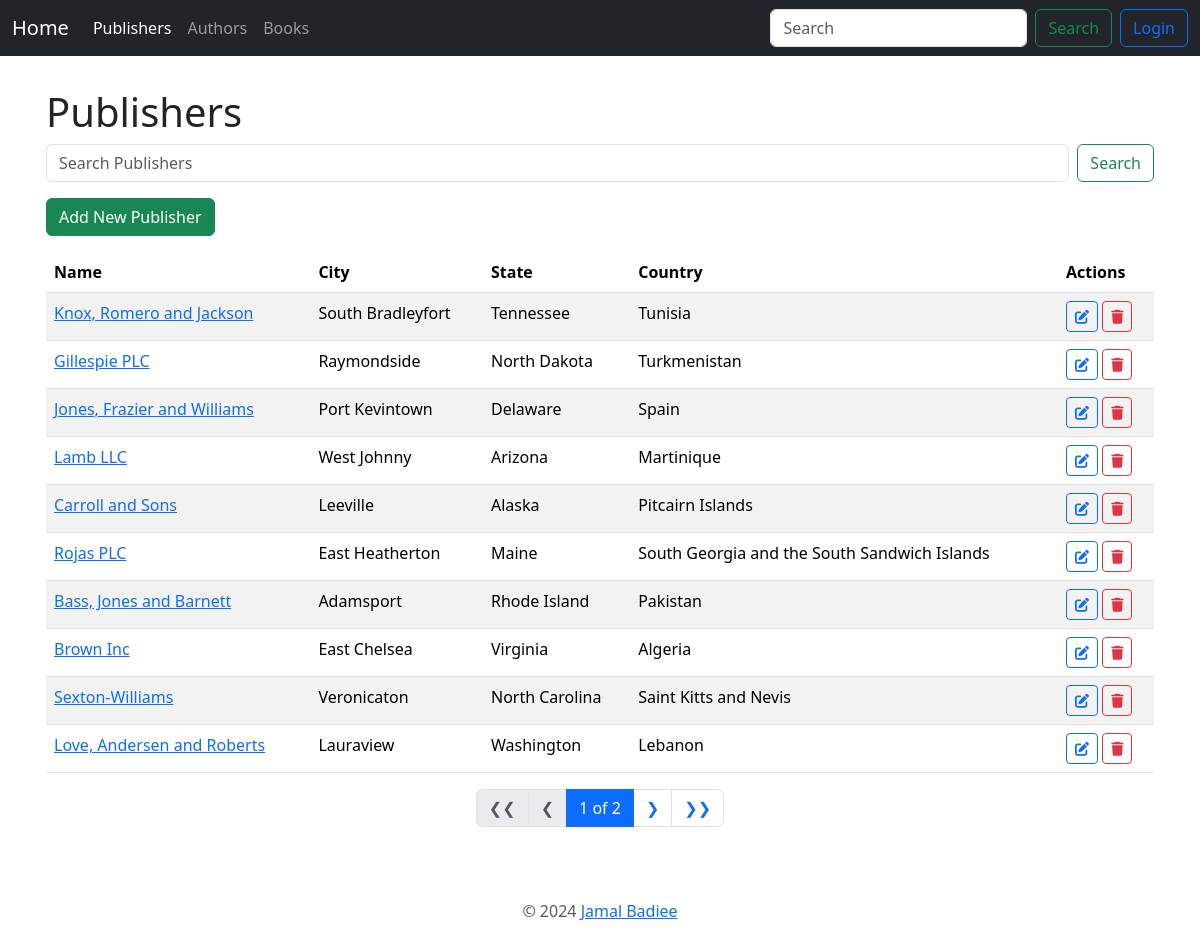
Screenshot of /publishers/ with the database file from the repository.
### book_app/models.py (models this page shows, shortened)
class Publisher(models.Model):
    name = models.CharField(max_length=30)
    address = models.CharField(max_length=100)
    city = models.CharField(max_length=100)
    state_province = models.CharField(max_length=100)
    country = models.CharField(max_length=50)
    website = models.URLField()
    class Meta:
        ordering = ["-id"]

### book_app/views.py (the view)
# urls.py: path('publishers/', PublisherListView.as_view(), name='publisher_list'),
class PublisherListView(ListView):
    model = Publisher
    context_object_name = "publishers"
    paginate_by = 10
    def get_context_data(self, **kwargs):
        context = super().get_context_data(**kwargs)
        context['nbar'] = "publishers"
        return context
    def get_queryset(self):
        queryset = super().get_queryset()
        query = self.request.GET.get('query')
        if query:
            queryset = queryset.filter(Q(name__icontains=query))
        return queryset

### book_app/templates/book_app/publisher_list.html (shortened to what this page needs)
{% extends 'book_app/base.html' %}
{% block content %}
<h1>Publishers</h1>
<form class="d-flex mb-3" role="search" action="{% url 'book_app:publisher_list' %}" method="get">
    <input class="form-control me-2" type="search" placeholder="Search Publishers" aria-label="Search" name="query"
        value="{{ request.GET.query }}">
    <button class="btn btn-outline-success" type="submit">Search</button>
</form>
<a href="{% url 'book_app:publisher_add' %}" class="btn btn-success mb-3">Add New Publisher</a>
<table class="table table-striped">
    <thead>
        <tr>
            <th scope="col">Name</th>
            <th scope="col" class="d-none d-md-table-cell">City</th>
            <th scope="col" class="d-none d-md-table-cell">State</th>
            <th scope="col" class="d-none d-md-table-cell">Country</th>
            <th scope="col">Actions</th>
        </tr>
    </thead>
    <tbody>
        {% for publisher in publishers %}
        <tr>
            <td>
                <a href="{% url 'book_app:publisher_detail' publisher.pk %}">{{ publisher.name }}</a>
            </td>
            <td class="d-none d-md-table-cell">{{ publisher.city }}</td>
            <td class="d-none d-md-table-cell">{{ publisher.state_province }}</td>
            <td class="d-none d-md-table-cell">{{ publisher.country }}</td>
            <td>
                <a href="{% url 'book_app:publisher_edit' publisher.pk %}" class="btn btn-sm btn-outline-primary">
                    <i class="fas fa-edit"></i>
                </a>
                <a href="{% url 'book_app:publisher_delete' publisher.pk %}" class="btn btn-sm btn-outline-danger">
                    <i class="fas fa-trash"></i>
                </a>
            </td>
        </tr>
        {% empty %}
        <tr>
            <td colspan="5">No publishers found.</td>
        </tr>
        {% endfor %}
    </tbody>
</table>
<nav>
    <ul class="pagination justify-content-center">
        {% if page_obj.has_previous %}
        <li class="page-item">
            <a class="page-link" href="?page=1">❮❮</a>
        </li>
        <li class="page-item">
            <a class="page-link" href="?page={{ page_obj.previous_page_number }}">❮</a>
        </li>
        {% else %}
        <li class="page-item disabled">
            <span class="page-link">❮❮</span>
        </li>
        <li class="page-item disabled">
            <span class="page-link">❮</span>
        </li>
        {% endif %}
        <li class="page-item active">
            <span class="page-link">
                {{ page_obj.number }} of {{ page_obj.paginator.num_pages }}
            </span>
        </li>
        {% if page_obj.has_next %}
        <li class="page-item">
            <a class="page-link" href="?page={{ page_obj.next_page_number }}">❯</a>
        </li>
        <li class="page-item">
            <a class="page-link" href="?page={{ page_obj.paginator.num_pages }}">❯❯</a>
        </li>
        {% endif %}
    </ul>
</nav>
{% endblock %}

### rows the page displays
Publisher: name "Knox, Romero and Jackson", city "South Bradleyfort", state_province "Tennessee", country "Tunisia"
Publisher: name "Gillespie PLC", city "Raymondside", state_province "North Dakota", country "Turkmenistan"
Publisher: name "Jones, Frazier and Williams", city "Port Kevintown", state_province "Delaware", country "Spain"
Publisher: name "Lamb LLC", city "West Johnny", state_province "Arizona", country "Martinique"
Publisher: name "Carroll and Sons", city "Leeville", state_province "Alaska", country "Pitcairn Islands"
Publisher: name "Rojas PLC", city "East Heatherton", state_province "Maine", country "South Georgia and the South Sandwich Islands"
Publisher: name "Bass, Jones and Barnett", city "Adamsport", state_province "Rhode Island", country "Pakistan"
Publisher: name "Brown Inc", city "East Chelsea", state_province "Virginia", country "Algeria"
Publisher: name "Sexton-Williams", city "Veronicaton", state_province "North Carolina", country "Saint Kitts and Nevis"
Publisher: name "Love, Andersen and Roberts", city "Lauraview", state_province "Washington", country "Lebanon"

### other values shown
{{ page_obj.number }} "1"
{{ page_obj.paginator.num_pages }} "2"
